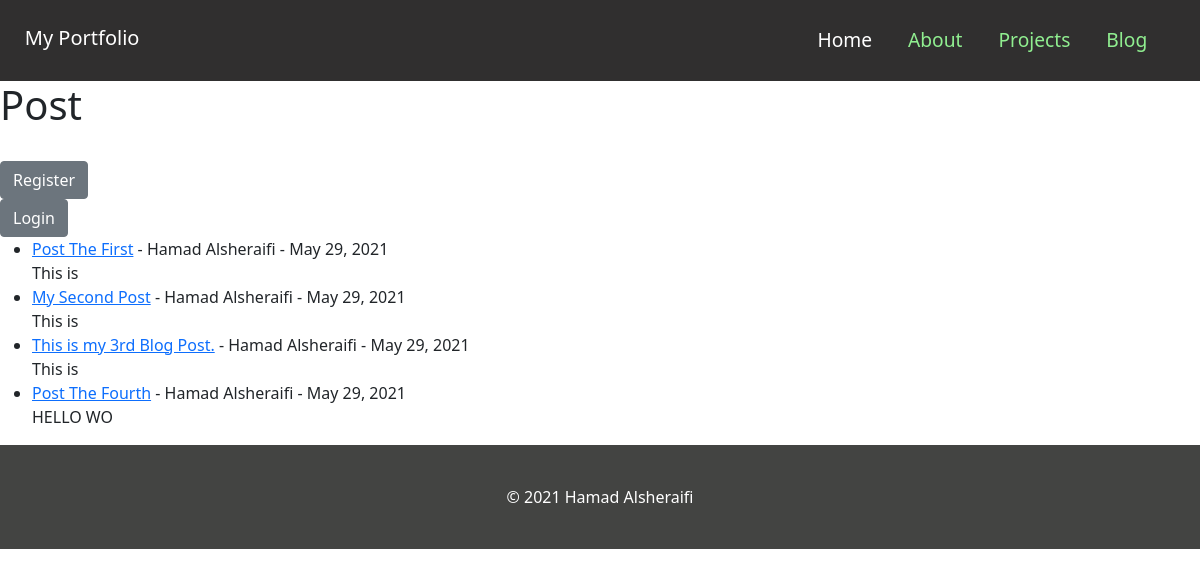
The app's page /blog, older data.
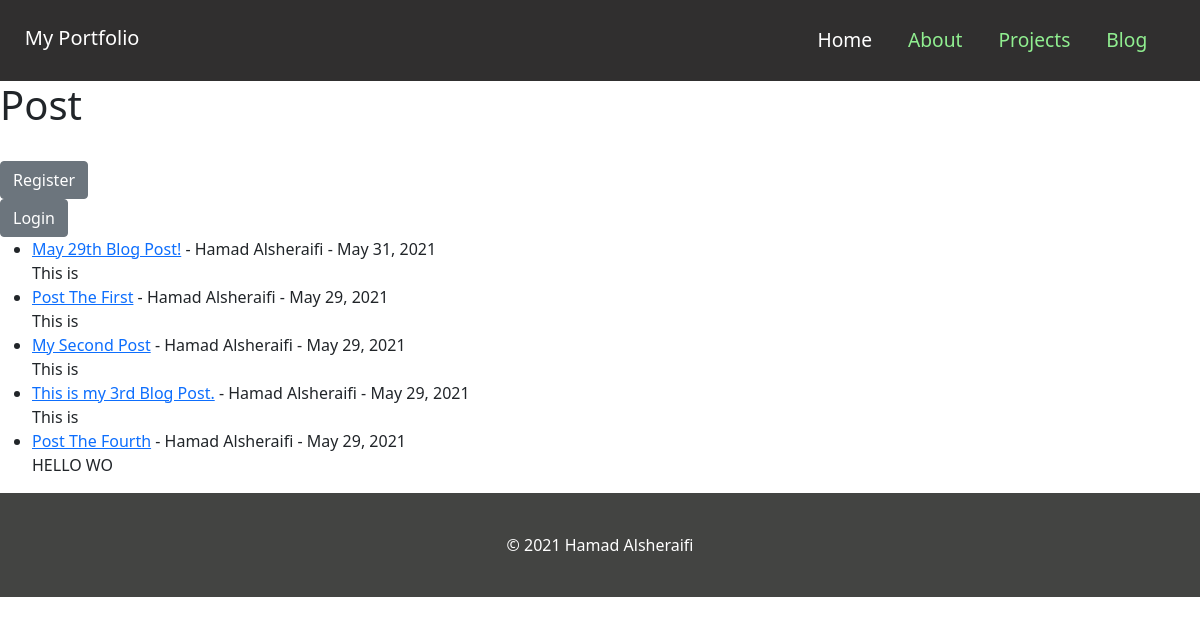
The same page, newer data.
### website/models.py (models this page shows, shortened)
class Post(models.Model):
    title = models.CharField(max_length=255)
    title_tag = models.CharField(max_length=255)
    author = models.ForeignKey(User, on_delete=models.CASCADE)
    body = models.TextField()
    post_date = models.DateField(auto_now_add=True)

### website/views.py (the view)
# urls.py: path('blog', BlogView.as_view(), name='blog'),
class BlogView(ListView):
    model = Post
    template_name = 'blog.html'
    ordering = ['-post_date']

### website/templates/blog.html (shortened to what this page needs)
{% extends 'base.html' %}
{% block content %}
    <h1>Post</h1><br>
    {% if user.is_authenticated %}
        <a href="{% url 'add_post' %}" class="btn btn-secondary float-right">Add Blog Post</a><br>
        <a href="{% url 'logout' %}" class="btn btn-secondary">Logout</a><br>
    {% else %}
        <a href="{% url 'register' %}" class="btn btn-secondary">Register</a><br>
        <a href="{% url 'login' %}" class="btn btn-secondary">Login</a><br>
    {% endif %}
    <ul>
    {% for post in object_list %}
        <li>
            <a href="{% url 'article-detail' post.pk %}">{{ post.title }}</a> -
            {{ post.author.first_name }} {{ post.author.last_name }} - {{ post.post_date }}
            <br>
            {{ post.body|slice:":8" }}
        </li>
    {% endfor %}
    </ul>
{% endblock %}

### website/templates/base.html (shortened to what this page needs)
{% load static %}
<!doctype html>
<html lang="en">
  <head>
    <link href="https://cdn.jsdelivr.net/npm/bootstrap@5.0.1/dist/css/bootstrap.min.css" rel="stylesheet"
>
    <link rel="stylesheet" href="{% static 'css/base.css' %}">
  </head>
  <body>
    <nav class="navbar navbar-expand-md sticky-top">
      <div class="container-fluid">
        <a class="navbar-brand" href="{% url 'home' %}">My Portfolio</a>
        <div class="collapse navbar-collapse" id="navbarNav">
          <ul class="navbar-nav ms-auto">
            <li class="nav-item">
              <a class="nav-link active" aria-current="page" href="{% url 'home' %}">Home</a>
            </li>
            <li class="nav-item">
              <a class="nav-link" href="{% url 'about' %}">About</a>
            </li>
            <li class="nav-item">
              <a class="nav-link" href="#">Projects</a>
            </li>
            <li class="nav-item">
              <a class="nav-link" href="{% url 'blog' %}">Blog</a>
            </li>
          </ul>
        </div>
      </div>
    </nav>
        {% block content %}
        {% endblock %}
    <footer class="page-footer font-small special-color-dark pt-4 navbar-static-bottom">
      <div class="footer-copyright text-center py-3">
        © 2021 Hamad Alsheraifi
      </div>
    </footer>
  </body>
</html>

### website/static/css/base.css (style rules this page uses)
html, body { background: linear-gradient(rgba(0.0,0.0,0.0,0.0), rgba(0.0,0.0,0.0,0.0)); width: 100%; height: 100%; margin: 0px; padding: 0px; overflow-x: hidden; }
.navbar { padding: .8rem; background-color: #302F2F; font-size: 1.2em; }
.navbar-brand { min-height: 55px; color: white; padding-top: 10px; }
.navbar-expand-md .navbar-nav li a { color: lightgreen; }
.navbar-expand-md .navbar-nav li a:hover, .navbar-expand-md .navbar-nav li a.active { color: white; }
.navbar-nav li { padding-right: 20px; }
footer { background: #434442; }
.footer-copyright { color: white; min-height: 80px; }

Row changes from the older to the newer data that the page shows:
added Post: title "May 29th Blog Post!", author.first_name "Hamad", author.last_name "Alsheraifi", post_date "May 31, 2021", body "This is"
